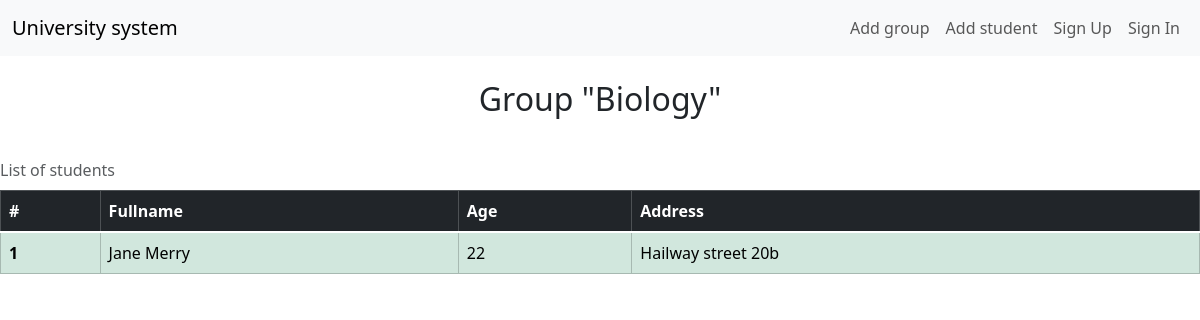
The page /group_list/Biology on the database its author committed.
### university_system/database/group.py (models this page shows, shortened)
class Group(base):
    __tablename__ = 'groups'
    id = Column(Integer, primary_key=True)
    group_name = Column(String)

### university_system/database/student.py (models this page shows, shortened)
class Student(base):
    __tablename__ = 'student'
    id = Column(Integer, primary_key=True)
    surname = Column(String)
    name = Column(String)
    age = Column(Integer)
    address = Column(String)
    group = Column(Integer, ForeignKey('groups.id'))

### university_system/routes.py (the view)
@app.get("/group_list/<group_name>")
def show_table_of_students_in_group(group_name: str) -> str:
    return render_template(
        "group_list.html",
        group_name=_get_data_about_group(group_name).group_name,
        all_students_in_group=_get_students_from_group(group_name),
        enumerate=enumerate
    )

### university_system/business_logic.py (called while the page is built)
def _get_data_about_group(group_name: str) -> Optional[Group]:
    return session.query(Group).where(Group.group_name == group_name).first()

def _get_students_from_group(group_name: str) -> Iterable[Student]:
    return session.query(Student).where(
        Student.group == _get_data_about_group(group_name).id
        ).all()

### university_system/templates/group_list.html
{% extends 'base.html' %}
{% block content %}
<br>
<h2 align="center">Group "{{ group_name }}"</h2><br>
<table class="table table-dark table-hover table-bordered caption-top">
    <caption>List of students</caption>
    <thead>
        <tr>
            <th scope="col">#</th>
            <th scope="col">Fullname</th>
            <th scope="col">Age</th>
            <th scope="col">Address</th>
        </tr>
    </thead>
    <tbody class="table-group-divider">
        {% for index, student in enumerate(all_students_in_group, 1) %}
            <tr class="table-success">
                <th scope="row">{{ index }}</th>
                <td>{{ student.surname}} {{ student.name }}</td>
                <td>{{ student.age}}</td>
                <td>{{ student.address}}</td>
            </tr>
        {% endfor %}
    </tbody>
</table>
{% endblock %}

### rows shown on the page
Group: group_name "Biology"
Student: index "1", surname "Jane", name "Merry", age "22", address "Hailway street 20b"

### other values the page prints
{{ render_nav_item('add_new_group', 'Add group') }} "Add group"
{{ render_nav_item('add_student_to_group', 'Add student') }} "Add student"
{{ render_nav_item('signup', 'Sign Up') }} "Sign Up"
{{ render_nav_item('login', 'Sign In') }} "Sign In"
